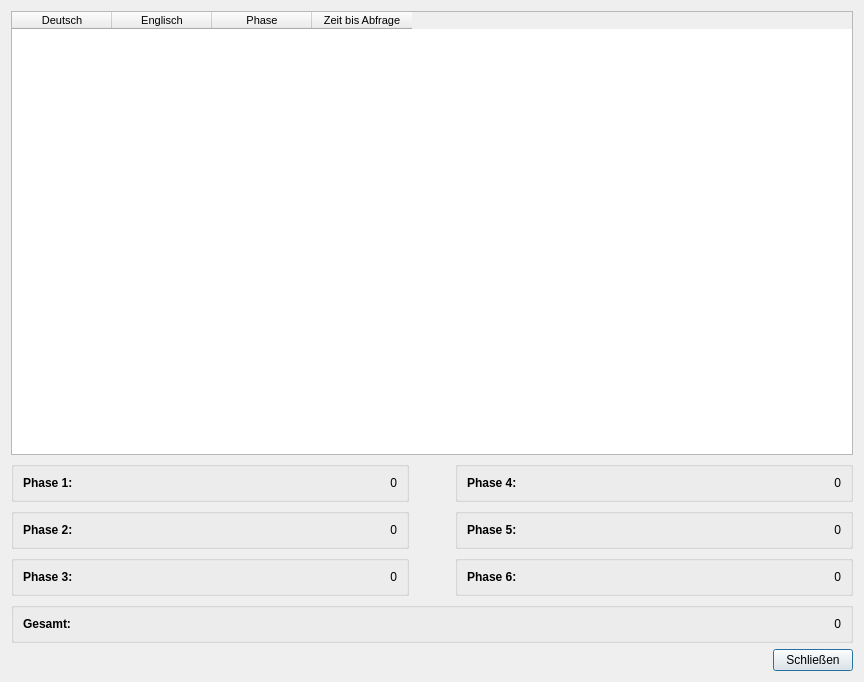
<?xml version="1.0" encoding="UTF-8"?>
<ui version="4.0">
 <class>Dialog_Overview</class>
 <widget class="QDialog" name="Dialog_Overview">
  <property name="geometry">
   <rect>
    <x>0</x>
    <y>0</y>
    <width>864</width>
    <height>682</height>
   </rect>
  </property>
  <property name="sizePolicy">
   <sizepolicy hsizetype="Preferred" vsizetype="Preferred">
    <horstretch>0</horstretch>
    <verstretch>0</verstretch>
   </sizepolicy>
  </property>
  <property name="windowTitle">
   <string>Übersicht</string>
  </property>
  <property name="layoutDirection">
   <enum>Qt::LeftToRight</enum>
  </property>
  <layout class="QVBoxLayout" name="verticalLayout_4">
   <item>
    <widget class="QTableWidget" name="tw_overview">
     <property name="sortingEnabled">
      <bool>true</bool>
     </property>
     <column>
      <property name="text">
       <string>Deutsch</string>
      </property>
      <property name="font">
       <font>
        <pointsize>8</pointsize>
       </font>
      </property>
     </column>
     <column>
      <property name="text">
       <string>Englisch</string>
      </property>
      <property name="font">
       <font>
        <pointsize>8</pointsize>
       </font>
      </property>
     </column>
     <column>
      <property name="text">
       <string>Phase</string>
      </property>
      <property name="font">
       <font>
        <pointsize>8</pointsize>
       </font>
      </property>
     </column>
     <column>
      <property name="text">
       <string>Zeit bis Abfrage</string>
      </property>
      <property name="font">
       <font>
        <pointsize>8</pointsize>
       </font>
      </property>
     </column>
    </widget>
   </item>
   <item>
    <layout class="QHBoxLayout" name="hl_phase1_4">
     <item>
      <widget class="QGroupBox" name="gb_phase1">
       <layout class="QHBoxLayout" name="hl_phase1">
        <item>
         <widget class="QLabel" name="l_phase1">
          <property name="font">
           <font>
            <weight>75</weight>
            <bold>true</bold>
           </font>
          </property>
          <property name="text">
           <string>Phase 1:</string>
          </property>
         </widget>
        </item>
        <item>
         <widget class="QLabel" name="l_phase1_count">
          <property name="text">
           <string>0</string>
          </property>
          <property name="alignment">
           <set>Qt::AlignRight|Qt::AlignTrailing|Qt::AlignVCenter</set>
          </property>
         </widget>
        </item>
       </layout>
      </widget>
     </item>
     <item>
      <spacer name="spacer_2">
       <property name="orientation">
        <enum>Qt::Horizontal</enum>
       </property>
       <property name="sizeType">
        <enum>QSizePolicy::Fixed</enum>
       </property>
       <property name="sizeHint" stdset="0">
        <size>
         <width>40</width>
         <height>20</height>
        </size>
       </property>
      </spacer>
     </item>
     <item>
      <widget class="QGroupBox" name="gb_phase4">
       <layout class="QHBoxLayout" name="hl_label_phase4">
        <item>
         <widget class="QLabel" name="l_phase4">
          <property name="font">
           <font>
            <weight>75</weight>
            <bold>true</bold>
           </font>
          </property>
          <property name="text">
           <string>Phase 4:</string>
          </property>
         </widget>
        </item>
        <item>
         <widget class="QLabel" name="l_phase4_count">
          <property name="text">
           <string>0</string>
          </property>
          <property name="alignment">
           <set>Qt::AlignRight|Qt::AlignTrailing|Qt::AlignVCenter</set>
          </property>
         </widget>
        </item>
       </layout>
      </widget>
     </item>
    </layout>
   </item>
   <item>
    <layout class="QHBoxLayout" name="hl_phase2_5">
     <item>
      <widget class="QGroupBox" name="gb_phase2">
       <layout class="QHBoxLayout" name="hl_phase2">
        <item>
         <widget class="QLabel" name="l_phase2">
          <property name="font">
           <font>
            <weight>75</weight>
            <bold>true</bold>
           </font>
          </property>
          <property name="text">
           <string>Phase 2:</string>
          </property>
         </widget>
        </item>
        <item>
         <widget class="QLabel" name="l_phase2_count">
          <property name="text">
           <string>0</string>
          </property>
          <property name="alignment">
           <set>Qt::AlignRight|Qt::AlignTrailing|Qt::AlignVCenter</set>
          </property>
         </widget>
        </item>
       </layout>
      </widget>
     </item>
     <item>
      <spacer name="spacer_3">
       <property name="orientation">
        <enum>Qt::Horizontal</enum>
       </property>
       <property name="sizeType">
        <enum>QSizePolicy::Fixed</enum>
       </property>
       <property name="sizeHint" stdset="0">
        <size>
         <width>40</width>
         <height>20</height>
        </size>
       </property>
      </spacer>
     </item>
     <item>
      <widget class="QGroupBox" name="gb_phase5">
       <layout class="QHBoxLayout" name="hl_label_phase5">
        <item>
         <widget class="QLabel" name="l_phase5">
          <property name="font">
           <font>
            <weight>75</weight>
            <bold>true</bold>
           </font>
          </property>
          <property name="text">
           <string>Phase 5:</string>
          </property>
         </widget>
        </item>
        <item>
         <widget class="QLabel" name="l_phase5_count">
          <property name="text">
           <string>0</string>
          </property>
          <property name="alignment">
           <set>Qt::AlignRight|Qt::AlignTrailing|Qt::AlignVCenter</set>
          </property>
         </widget>
        </item>
       </layout>
      </widget>
     </item>
    </layout>
   </item>
   <item>
    <layout class="QHBoxLayout" name="hl_phase3_6">
     <item>
      <widget class="QGroupBox" name="gb_phase3">
       <layout class="QHBoxLayout" name="hl_phase3">
        <item>
         <widget class="QLabel" name="l_phase3">
          <property name="font">
           <font>
            <weight>75</weight>
            <bold>true</bold>
           </font>
          </property>
          <property name="text">
           <string>Phase 3:</string>
          </property>
         </widget>
        </item>
        <item>
         <widget class="QLabel" name="l_phase3_count">
          <property name="text">
           <string>0</string>
          </property>
          <property name="alignment">
           <set>Qt::AlignRight|Qt::AlignTrailing|Qt::AlignVCenter</set>
          </property>
         </widget>
        </item>
       </layout>
      </widget>
     </item>
     <item>
      <spacer name="spacer_4">
       <property name="orientation">
        <enum>Qt::Horizontal</enum>
       </property>
       <property name="sizeType">
        <enum>QSizePolicy::Fixed</enum>
       </property>
       <property name="sizeHint" stdset="0">
        <size>
         <width>40</width>
         <height>20</height>
        </size>
       </property>
      </spacer>
     </item>
     <item>
      <widget class="QGroupBox" name="gb_phase6">
       <layout class="QHBoxLayout" name="hl_label_phase6">
        <item>
         <widget class="QLabel" name="l_phase6">
          <property name="font">
           <font>
            <weight>75</weight>
            <bold>true</bold>
           </font>
          </property>
          <property name="text">
           <string>Phase 6:</string>
          </property>
         </widget>
        </item>
        <item>
         <widget class="QLabel" name="l_phase6_count">
          <property name="text">
           <string>0</string>
          </property>
          <property name="alignment">
           <set>Qt::AlignRight|Qt::AlignTrailing|Qt::AlignVCenter</set>
          </property>
         </widget>
        </item>
       </layout>
      </widget>
     </item>
    </layout>
   </item>
   <item>
    <layout class="QHBoxLayout" name="hl_total">
     <item>
      <widget class="QGroupBox" name="groupBox">
       <property name="title">
        <string/>
       </property>
       <layout class="QHBoxLayout" name="horizontalLayout">
        <item>
         <widget class="QLabel" name="l_total">
          <property name="font">
           <font>
            <weight>75</weight>
            <bold>true</bold>
           </font>
          </property>
          <property name="text">
           <string>Gesamt: </string>
          </property>
         </widget>
        </item>
        <item>
         <widget class="QLabel" name="l_total_count">
          <property name="text">
           <string>0</string>
          </property>
          <property name="alignment">
           <set>Qt::AlignRight|Qt::AlignTrailing|Qt::AlignVCenter</set>
          </property>
         </widget>
        </item>
       </layout>
      </widget>
     </item>
    </layout>
   </item>
   <item>
    <layout class="QHBoxLayout" name="hl_button">
     <item>
      <spacer name="spacer">
       <property name="orientation">
        <enum>Qt::Horizontal</enum>
       </property>
       <property name="sizeHint" stdset="0">
        <size>
         <width>40</width>
         <height>20</height>
        </size>
       </property>
      </spacer>
     </item>
     <item>
      <widget class="QPushButton" name="pb_close">
       <property name="text">
        <string>Schließen</string>
       </property>
       <property name="default">
        <bool>true</bool>
       </property>
      </widget>
     </item>
    </layout>
   </item>
  </layout>
 </widget>
 <resources/>
 <connections/>
</ui>
